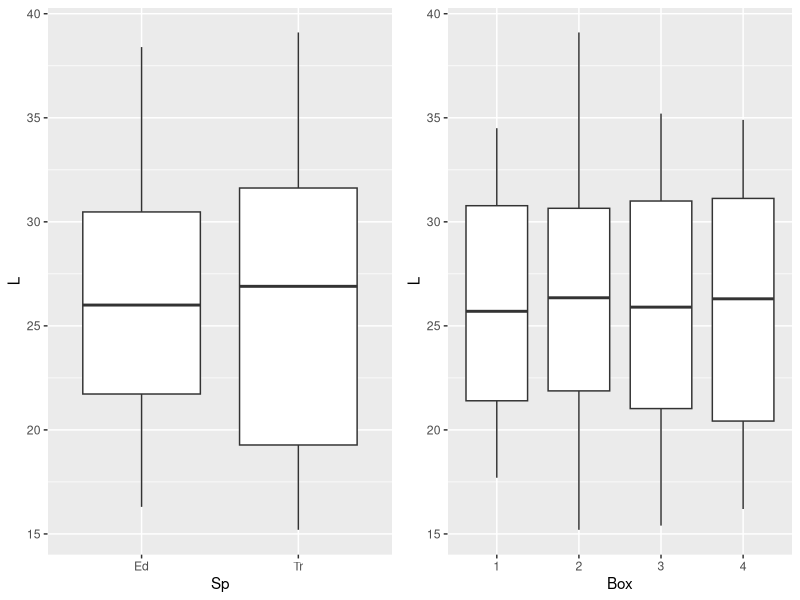
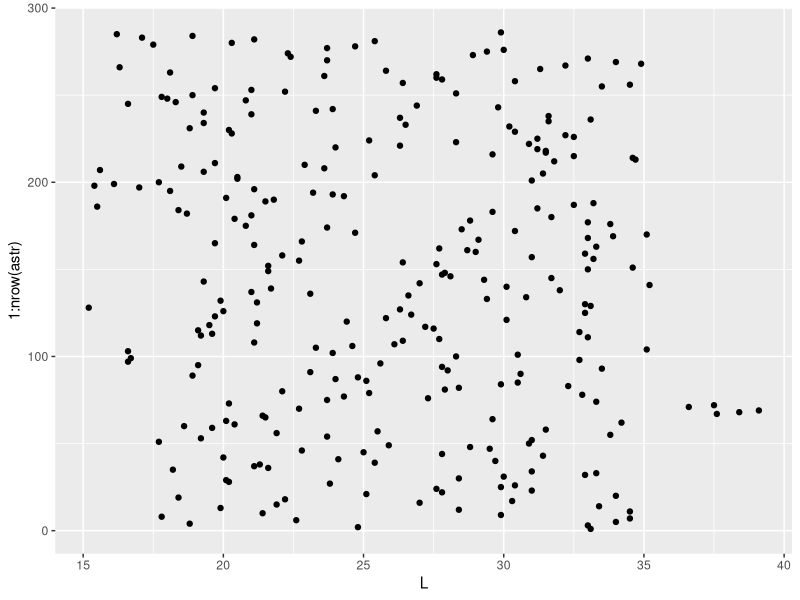
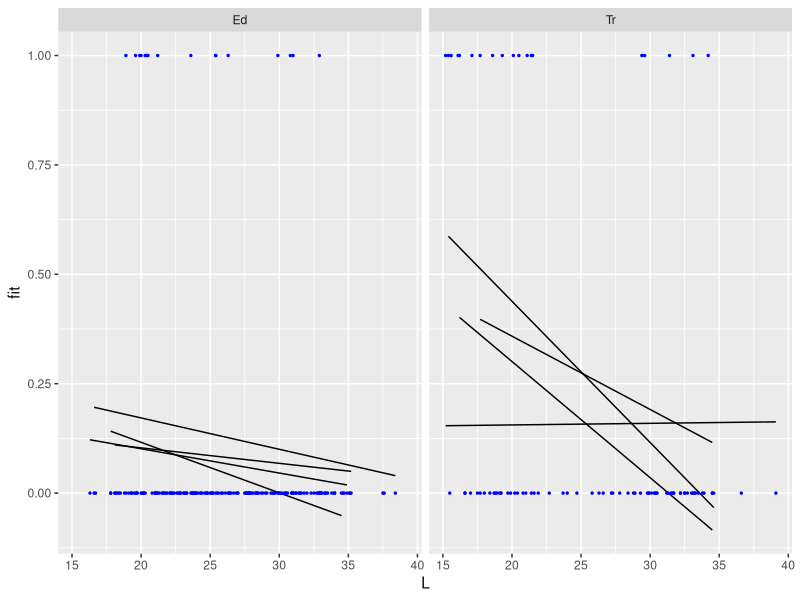
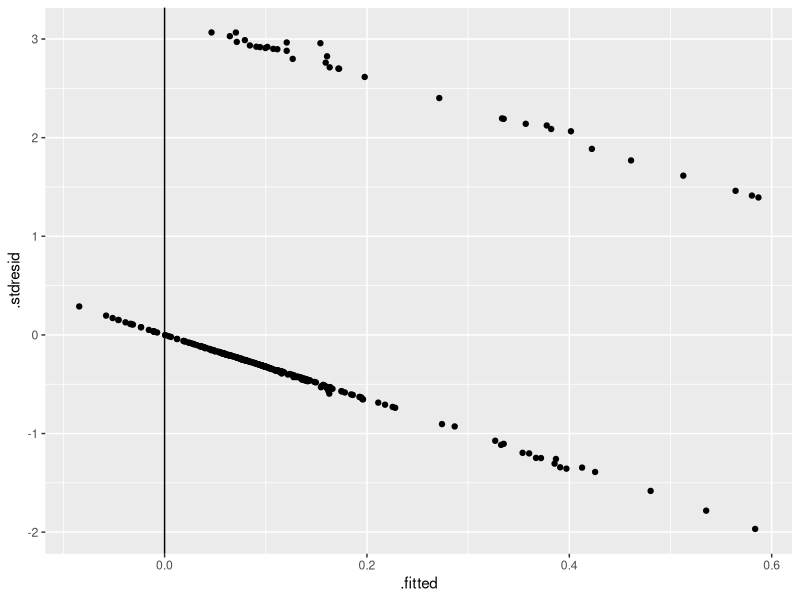

Write the R code that produced these figures, in order. (Note: this script raises an error after producing the figures.)
# "Регресионный анализ для бинарных данных"
# Вадим Хайтов, Марина Варфоломеева
# Каф. Зоологии беспозвоночных, СПбГУ
# Линейные модели на R, осень 2015



## Читаем данные

astr <- read.csv('data/aster_mussel.csv', header = TRUE)
head(astr)


astr$Box <- factor(astr$Box)


## Знакомимся с данными

# Нет ли пропущенных значений?

colSums(is.na(astr))

# Каковы объемы выборок?

table(astr$Box)

## Нет ли коллинеарности

library(ggplot2)
library(cowplot)

Pl_Sp <- ggplot(astr, aes(x = Sp, y = L)) + geom_boxplot()
Pl_Box <- ggplot(astr, aes(x = Box, y = L)) + geom_boxplot()
plot_grid(Pl_Sp, Pl_Box, ncol = 2)


## Есть ли выбросы?

ggplot(astr, aes(y = 1:nrow(astr))) + geom_point(aes(x = L) )


## Кодирование бинарной переменной

astr$Out <- ifelse(test = astr$Outcome == 'eaten', yes = 1,  no = 0)


mod_norm <- glm(Out ~ Sp * L * Box, data = astr)

library(dplyr)
new_data <- astr %>% group_by(Sp, Box)%>%
  do(data.frame(L = seq(min(.$L), max(.$L), length.out = 100)))

new_data$fit <- predict(mod_norm, newdata = new_data) # Предсказанные значения

ggplot(new_data, aes(x = L, y = fit)) +
  geom_line(aes(group = Box)) + facet_wrap(~ Sp, ncol = 2) +
  geom_point(data = astr, aes(x = L, y = Out), size = 0.5, color = 'blue')

# Что смущает?


mod_norm_diag <- fortify(mod_norm)
ggplot(mod_norm_diag, aes(x = .fitted, y = .stdresid)) +
  geom_point() + geom_vline(xintercept = 0)



# Строим полную модель

mod <- glm(Out ~ Sp*L*Box, family = binomial(link = 'logit'), data = astr)


## Анализ девиансы для полной модели

library(car)
Anova(mod)

#
# Эту модель можно упростить!
# Упростите ее







## Сравните AIC для финальной и полной модели







# Диагностика финальной модели

mod6_diag <- data.frame(.fitted = predict(mod6, type = 'response'),
                        .resid_p = resid(mod6, type = 'pearson'))

ggplot(mod6_diag, aes(y = .resid_p, x = .fitted)) + geom_point() +
  geom_hline(yintercept = 0) +  geom_smooth(method = 'loess')



# Проверка на сверхдисперсию

# Функция для проверки наличия сверхдисперсии в модели (автор Ben Bolker)
# http://bbolker.github.io/mixedmodels-misc/glmmFAQ.html
overdisp_fun <- function(model) {
  rdf <- df.residual(model)  # Число степеней свободы N - p
  rp <- residuals(model,type='pearson') # Пирсоновские остатки
  Pearson.chisq <- sum(rp^2) # Сумма квадратов остатков, подчиняется Хи-квадрат распределению
  prat <- Pearson.chisq/rdf  # Отношение суммы квадратов остатков к числу степеней свободы
  pval <- pchisq(Pearson.chisq, df=rdf, lower.tail=FALSE) # Уровень значимости
  c(chisq=Pearson.chisq,ratio=prat,rdf=rdf,p=pval)        # Вывод результатов
}


overdisp_fun(mod6)

summary(mod6)

# Визуализация модели

library(dplyr)
new_data <- astr %>% group_by(Sp) %>%
  do(data.frame(L = seq(min(.$L), max(.$L), length.out = 100)))

## Предсказания модели при помощи операций с матрицами

# Модельная матрица и коэффициенты
X <- model.matrix(~ Sp + L, data =  new_data)
b <- coef(mod6)

# Предсказанные значения и стандартные ошибки...
# ...в масштабе функции связи (логит)

new_data$fit_eta <- X %*% b
new_data$se_eta <- sqrt(diag(X %*% vcov(mod6) %*% t(X)))

# ...в масштабе отклика (применяем функцию, обратную функции связи)

logit_back <- function(x) exp(x)/(1 + exp(x)) # обратная логит-трансформация

logit_back(10)


new_data$fit_pi <- logit_back(new_data$fit_eta)

new_data$lwr <- logit_back(new_data$fit_eta - 2 * new_data$se_eta)
new_data$upr <- logit_back(new_data$fit_eta - 2 * new_data$se_eta)

head(new_data, 2)


# Предсказания с помощью функции predict.glm()

predicted <- predict(mod6, newdata = new_data, se.fit = TRUE)

new_data$fit_eta <- predicted$fit
new_data$se_eta <- predicted$se.fit

ggplot(new_data, aes(x = L, y = fit_eta, fill = Sp)) +
  geom_ribbon(aes(ymin = fit_eta - 2 * se_eta, ymax = fit_eta + 2 * se_eta), alpha = 0.5) +   geom_line(aes(color = Sp))




## Визуализация в шкале вероятностей интуитивно понятнее

predicted <- predict(mod6, newdata = new_data, se.fit = TRUE, type = 'response')

new_data$fit_pi <- predicted$fit
new_data$se_pi <- predicted$se.fit

ggplot(new_data, aes(x = L, y = fit_pi, fill = Sp)) +
  geom_ribbon(aes(ymin = fit_pi - 2 * se_pi, ymax = fit_pi + 2 * se_pi), alpha = 0.5) +
  geom_line(aes(color = Sp)) +
  labs(y='Вероятность', title = 'Вероятность быть съеденной')











#####################################3

# Множественная логистическая регрессия

surviv <- read.table("data/ICU.csv", header=TRUE, sep=";")


##Сделаем факторами те дискретные предикторы, которые обозначенны цифрами
surviv$PO2 <- factor(surviv$PO2)
surviv$PH <- factor(surviv$PH)
surviv$PCO <- factor(surviv$PCO)
surviv$BIC <- factor(surviv$BIC)
surviv$CRE <- factor(surviv$CRE)
surviv$LOC <- factor(surviv$LOC)


M1 <- glm(STA ~ ., family = "binomial", data = surviv)
summary(M1)


##Задание: Проведите анализ девиансы для данной модели
Anova(M1)

##Задание: Подберите оптмальную модель и проведите ее диагностику
drop1(M1, test = "Chi")
M2 <- update(M1, .~.-CRE)

step(M1, direction = "backward")




M16 <- glm(formula = STA ~ AGE + CAN + SYS + TYP + PH + PCO + LOC, family = "binomial",   data = surviv)

Anova(M16)

AIC(M15, M16)

anova(M15, M1, test = "Chi")

summary(M15)


M15_diagn <- fortify(M15)

ggplot(M15_diagn, aes(x = .fitted, y =.stdresid)) + geom_point() + geom_smooth()







library(dplyr)

M15_diagn$group <- ntile(M15_diagn$.fitted, 10)

resi_and_fit <- M15_diagn %>%  group_by(group) %>%  summarise(mean_fit = mean(.fitted), mean_res = mean(.stdresid))

qplot(resi_and_fit$mean_fit, resi_and_fit$mean_res ) + geom_smooth()

lm(mean_res ~ mean_fit, data = resi_and_fit )

exp(coef(M15)[3])


#Визуализируем предсказания модели, взяв пр этом TYPE == mergency

MyData = expand.grid(AGE = ,
                     CAN = ,
                     SYS = ,
                     LOC = ,
                     TYP = "Emergency")

MyData$Predicted <- predict(M15, newdata = MyData, type = )



ggplot(MyData, aes(x=, y = Predicted, color = , group = )) + geom_line() + facet_grid(LOC~ CAN, labeller = label_both) + scale_color_gradient(low = "green",  high = "red") + labs(label = list(x = "Давление в момент реанимации (SYS)", y = "Вероятность гибели", color = "Возраст", title = "Предсказания модели"))



##########################################
#Самостоятельная работа

##########################################


liz <- read.csv('data/polis.csv', header = TRUE)

dat <- read.table('data/ICU.csv', header = TRUE, sep = ";")



liz_model <- glm(PA ~ PARATIO , family="binomial", data = liz)
summary(liz_model)


new_data <- data.frame(PARATIO = liz$PARATIO)

predicted <- predict(liz_model, newdata = new_data, se.fit = TRUE, type = 'response')
new_data$fit_pi <- predicted$fit
new_data$se_pi <- predicted$se.fit

ggplot(new_data, aes(x = PARATIO, y = fit_pi)) +
  geom_ribbon(aes(ymin = fit_pi - 2 * se_pi, ymax = fit_pi + 2 * se_pi), alpha = 0.5)

